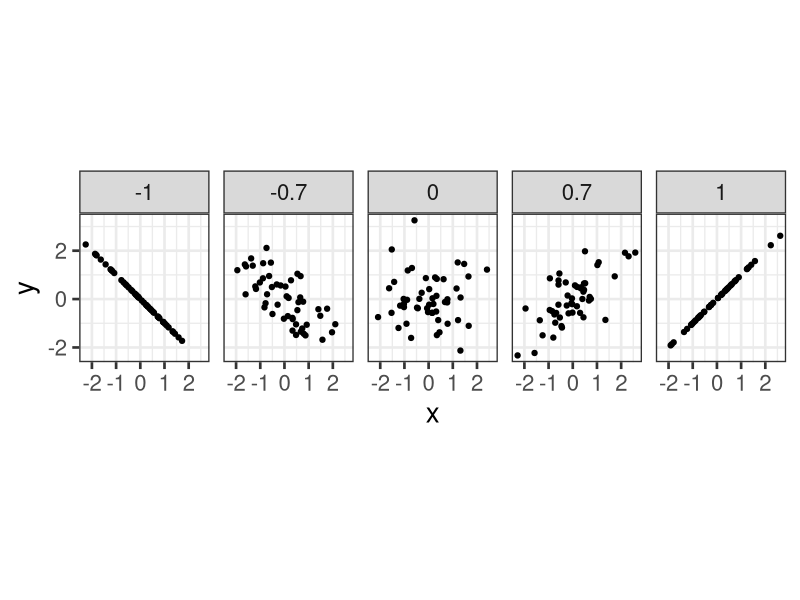
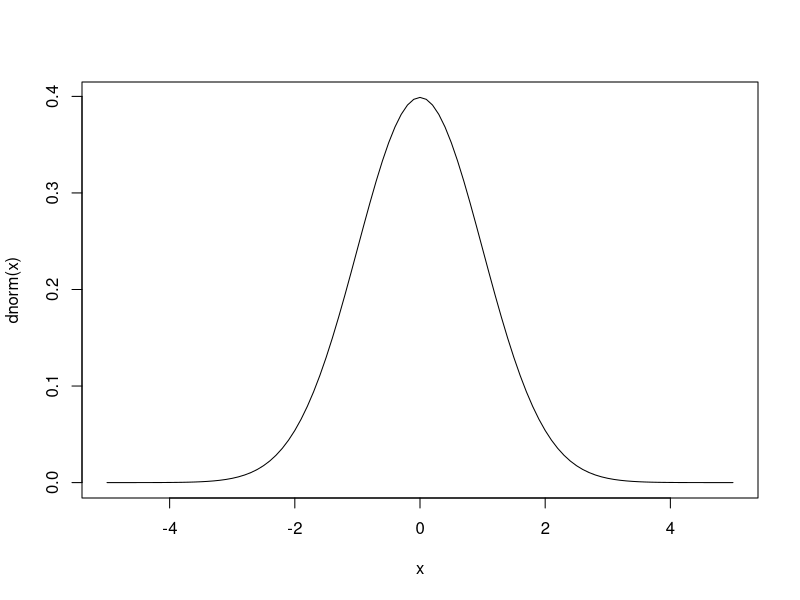

Source code (R) for these figures, in order:
## ---- chunk 1
library(ggplot2)
library(MASS)
rho <- c(-1, -.7, 0, .7, 1)
n <- 50
# draw random samples
dat <- lapply(rho, function(r) {
  Sigma = matrix(c(1, r,
                   r, 1), ncol = 2)
  sampleDat <- mvrnorm(n = n, mu = c(0,0), Sigma = Sigma, empirical = TRUE)
  colnames(sampleDat) <- c("x", "y")
  cbind(sampleDat, rho = r)
})
finalDat <- as.data.frame(do.call(rbind, dat))
# generate plot
ggplot(finalDat, aes(x = x, y = y)) +
  geom_point() +
  facet_grid( ~ rho) +
  coord_fixed() +
  theme_bw(base_size = 20) +
  theme(plot.background = element_rect(fill = "transparent",colour = NA))
## ---- chunk 2
curve(dnorm(x), -5, 5)
## ---- chunk 3
x <- c(0, 2, 4, 6, 2, 5)
y <- c(1, 3, 2, 4, 6, 1)
cor(x, y)
